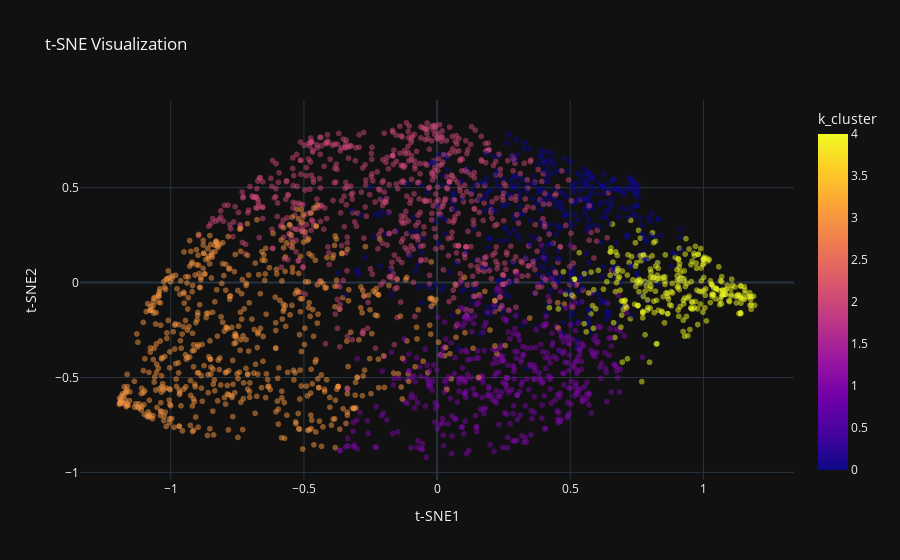

The notebook cell this image was saved under:
### Code cell
# t-SNE to visualize the clusters in 2D:
tsne = TSNE(n_components=2, random_state=0, max_iter=250)
data_tsne = tsne.fit_transform(data_scaled)
data_tsne_df = pd.DataFrame(data_tsne, columns=['t-SNE1', 't-SNE2'])
data_tsne_df['k_cluster'] = cluster_labels

# t-SNE-Scatterplot erstellen
fig = px.scatter(data_tsne_df,
                 x='t-SNE1',
                 y='t-SNE2',
                 color='k_cluster',
                 opacity=0.5,
                 title='t-SNE Visualization')

fig.show()

#save t-SNE data:
data_tsne_df.to_csv('02_hist_tSNE_data.csv', index=False)
print(data_tsne_df.head())

### Figure 1 — Plotly figure (JSON) as saved in the notebook; plotly's stock layout.template omitted (floating-point values rounded to 4 significant figures; data arrays with more than 128 entries replaced by an {"elided": "..."} marker saying what was removed)
{"data": [{"hovertemplate": "t-SNE1=%{x}<br>t-SNE2=%{y}<br>k_cluster=%{marker.color}<extra></extra>", "legendgroup": "", "marker": {"color": {"elided": "2555 int values"}, "coloraxis": "coloraxis", "opacity": 0.5, "symbol": "circle"}, "mode": "markers", "name": "", "showlegend": false, "x": {"elided": "2555 float values"}, "xaxis": "x", "y": {"elided": "2555 float values"}, "yaxis": "y", "type": "scattergl"}], "layout": {"xaxis": {"anchor": "y", "domain": [0.0, 1.0], "title": {"text": "t-SNE1"}}, "yaxis": {"anchor": "x", "domain": [0.0, 1.0], "title": {"text": "t-SNE2"}}, "coloraxis": {"colorbar": {"title": {"text": "k_cluster"}}, "colorscale": [[0.0, "#0d0887"], [0.1111, "#46039f"], [0.2222, "#7201a8"], [0.3333, "#9c179e"], [0.4444, "#bd3786"], [0.5556, "#d8576b"], [0.6667, "#ed7953"], [0.7778, "#fb9f3a"], [0.8889, "#fdca26"], [1.0, "#f0f921"]]}, "legend": {"tracegroupgap": 0}, "title": {"text": "t-SNE Visualization"}}}
